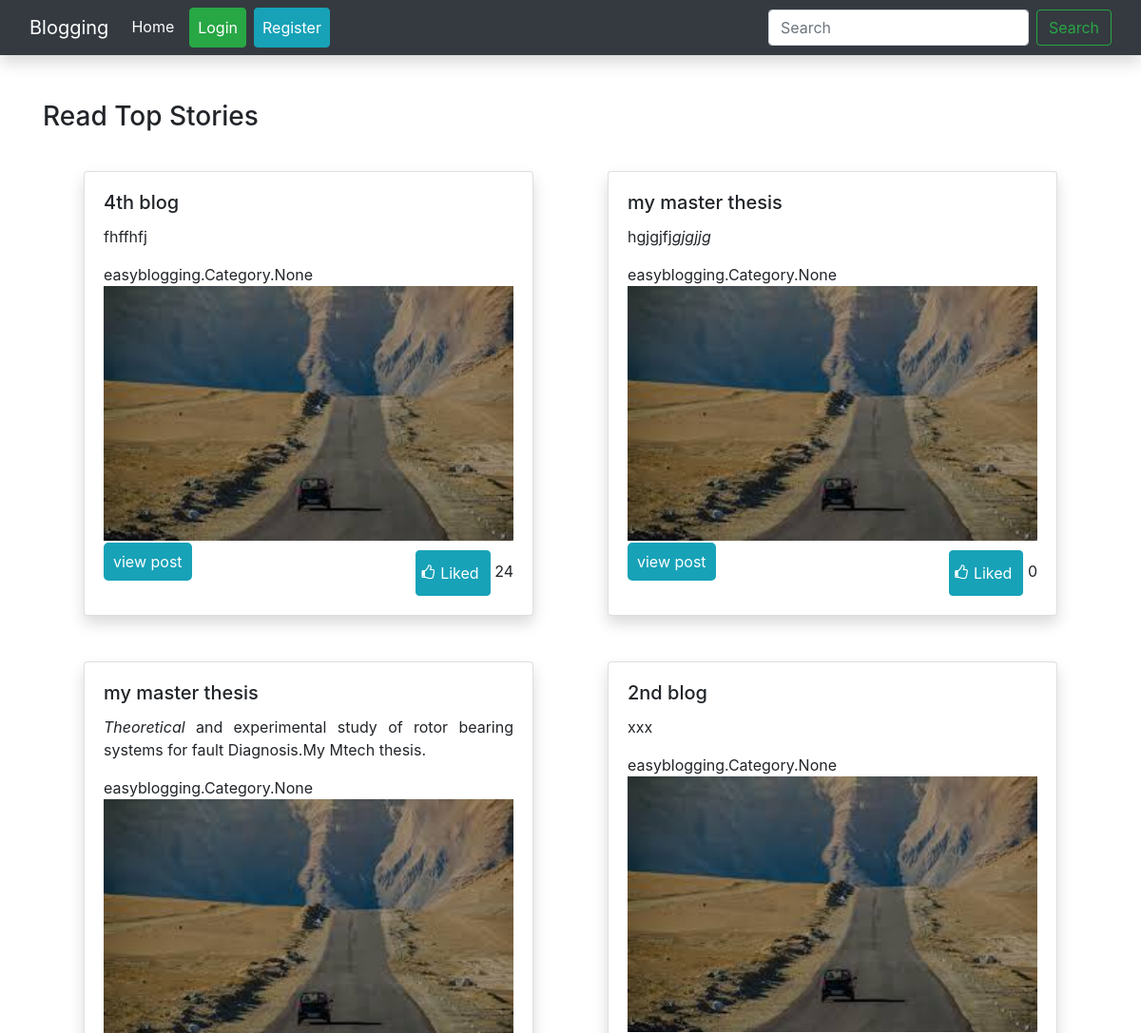
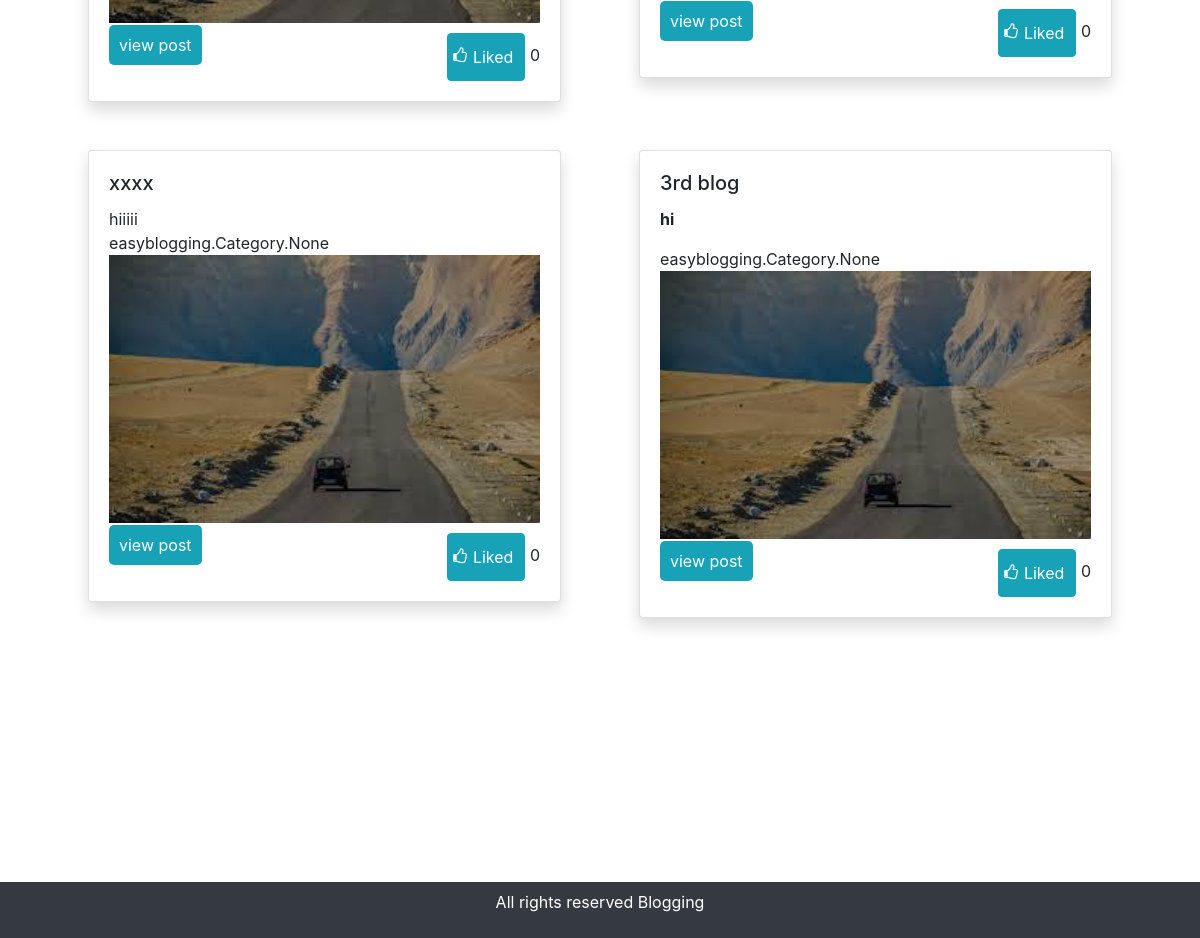
The page / on the database its author committed (2 pictures, top to bottom).
### easyblogging/models.py (models this page shows, shortened)
class BlogModel(models.Model):
    title=models.CharField(max_length=1000)
    content =HTMLField()
    slug=models.SlugField(max_length=1000, null=True , blank=True)
    image=models.ImageField(upload_to='images/',blank=True,null=True)
    liked = models.IntegerField(default=0, blank=True)
    created_at=models.DateTimeField(auto_now_add=True,null=True)
    upload_to=models.DateTimeField(auto_now=True)
    author = models.ForeignKey(User, on_delete=models.CASCADE)
    categories = models.ManyToManyField('Category', related_name='posts')

### easyblogging/views.py (the view, shortened to what this page needs)
# urls.py: 2. Add a URL to urlpatterns:  path('', views.home, name='home')
def home(request):
    blog = BlogModel.objects.order_by("-created_at")[:6]
    context = {'blogs': blog}
    return render(request, 'home.html',context)

### templates/home.html (shortened to what this page needs)
{% extends "base.html" %}
{%block content%}
  <div class="container mt-5 mb-4">
      <h3 class="mb-3">Read Top Stories</h3>
       <div class="row mb-2 my-3 mx-1">
 {% for blog in blogs %}
  <div class="col-md-6">
      <div class="col p-4 d-flex flex-column position-static">
    <div class="card shadow ">
        <div class="card-body">
           <h5 class="card-title">{{blog.title}}</h5>
           <p class="card-text mb-auto">{{blog.content|truncatewords:60|safe}}</p>
            {{ blog.categories }}
            <img src="{{ blog.image.url }}" class="responsive-img" alt="{{blog.title}}" style="width: 100%;margin-bottom: 10px;">
           <br>
           <a href="blog_detail/{{blog.id}}" style="    color: #fff;
    background-color: #17a2b8;
    border-color: #17a2b8;padding:10px;border-radius:5px;text-decoration:none;">view post </a>
             <form action="{% url 'liked' blog.id %}" method="POST" style="float: right;">
               {% if post_is_liked %}
                <div class="btn btn-info btn" style="padding:5px;">
                   <input type="hidden" name="increment" value="-1">
                 <span class="fa fa-thumbs-o-up" ></span><input class="btn btn-info btn"   style="padding:5px;" type="submit"  name="id" value="Unliked">
                </div>  {{ blog.liked }}
               {% else %}
                <div class="btn btn-info btn" style="padding:5px;">
                 <span class="fa fa-thumbs-o-up" ></span><input class="btn btn-info btn"   style="padding:5px;" type="submit"  name="id" value="Liked">
                </div>  {{ blog.liked }}
               {% endif %}
              </form>
        </div>
    </div>
 </div>
</div>
       {% endfor %}
      </div>
  </div>
{% endblock %}

### templates/base.html (shortened to what this page needs)
<!doctype html>
<html lang="en">
  <head>
    <link rel="stylesheet" href="https://stackpath.bootstrapcdn.com/bootstrap/4.5.2/css/bootstrap.min.css">
    <link rel="stylesheet" href="https://stackpath.bootstrapcdn.com/font-awesome/4.7.0/css/font-awesome.min.css">
       <link href="fonts/font-awesome.min.css" rel="stylesheet" />
  </head>
  <body>
    <nav class="navbar navbar-expand-lg navbar-light bg-dark shadow">
     <div class="container-fluid">
  <a class="navbar-brand text-white" href="#">Blogging</a>
  <div class="collapse navbar-collapse" id="navbarSupportedContent">
    <ul class="navbar-nav mr-auto">
      <li class="nav-item active">
        <a class="nav-link text-white" href="/">Home <span class="sr-only">(current)</span></a>
      </li>
       {% if user.is_authenticated %}
      <li class="nav-item">
        <a class="nav-link text-white" href="/">{{request.user}}</a>
      </li>
      <li class="nav-item">
        <a class="nav-link text-white" href="post_blog ">Post Blog</a>
      </li>
      <li class="nav-item">
        <a class="nav-link btn btn-secondary text-white" href="change_password ">Change Password</a>
      </li>
      <li class="nav-item">
        <a class="nav-link btn btn-info text-white" href="logout">Logout</a>
      </li>
      {% else %}
      <li class="nav-item">
        <a class="nav-link btn btn-success text-white mx-2" href="{% url 'login'%}">Login</a>
      </li>
      <li class="nav-item">
        <a class="nav-link btn btn-info text-white" href="{% url 'register'%}">Register</a>
      </li>
      {% endif %}
    </ul>
    <form class="form-inline my-2 my-lg-0">
      <input class="form-control mr-sm-2" type="search" placeholder="Search" aria-label="Search">
      <button class="btn btn-outline-success my-2 my-sm-0" type="submit">Search</button>
    </form>
  </div>
     </div>
</nav>
{%block content%}
    {% endblock %}
   <footer class="bg-dark p-2">
     <p class="text-center text-white "> All rights reserved Blogging</p>
  </footer>
  </body>
</html>

### templates/base.html (style rules this page uses)
footer { clear: both; position: relative; height: 100%; margin-top: 20%; }

### rows shown on the page
BlogModel: title "4th blog", content "fhffhfj", categories "easyblogging.Category.None", image (picture), liked "24"
BlogModel: title "my master thesis", content "hgjgjfj gjgjjg", categories "easyblogging.Category.None", image (picture), liked "0"
BlogModel: title "my master thesis", content "Theoretical and experimental study of rotor bearing systems for fault Diagnosis.My Mtech thesis.", categories "easyblogging.Category.None", image (picture), liked "0"
BlogModel: title "2nd blog", content "xxx", categories "easyblogging.Category.None", image (picture), liked "0"
BlogModel: title "xxxx", content "hiiiii", categories "easyblogging.Category.None", image (picture), liked "0"
BlogModel: title "3rd blog", content "hi", categories "easyblogging.Category.None", image (picture), liked "0"
